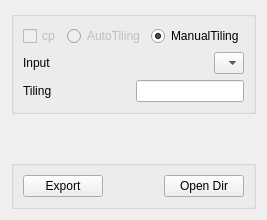
     <widget class="QWidget" name="tab_2">
      <attribute name="title">
       <string>Elevation</string>
      </attribute>
      <layout class="QVBoxLayout" name="verticalLayout_16">
       <item>
        <widget class="QGroupBox" name="ElevationGroupBox">
         <property name="sizePolicy">
          <sizepolicy hsizetype="Preferred" vsizetype="Maximum">
           <horstretch>0</horstretch>
           <verstretch>0</verstretch>
          </sizepolicy>
         </property>
         <property name="title">
          <string/>
         </property>
         <layout class="QGridLayout" name="gridLayout_30">
          <item row="1" column="2">
           <widget class="QLabel" name="InputElevlabel">
            <property name="text">
             <string>Input</string>
            </property>
           </widget>
          </item>
          <item row="2" column="2">
           <widget class="QLabel" name="Tilinglabel">
            <property name="text">
             <string>Tiling</string>
            </property>
           </widget>
          </item>
          <item row="1" column="3">
           <layout class="QHBoxLayout" name="horizontalLayout_12">
            <item>
             <spacer name="horizontalSpacer_5">
              <property name="orientation">
               <enum>Qt::Horizontal</enum>
              </property>
              <property name="sizeHint" stdset="0">
               <size>
                <width>40</width>
                <height>20</height>
               </size>
              </property>
             </spacer>
            </item>
            <item>
             <widget class="QComboBox" name="InputRaster">
              <item>
               <property name="text">
                <string/>
               </property>
              </item>
             </widget>
            </item>
           </layout>
          </item>
          <item row="2" column="3">
           <layout class="QHBoxLayout" name="horizontalLayout_13">
            <item>
             <spacer name="horizontalSpacer_6">
              <property name="orientation">
               <enum>Qt::Horizontal</enum>
              </property>
              <property name="sizeHint" stdset="0">
               <size>
                <width>40</width>
                <height>20</height>
               </size>
              </property>
             </spacer>
            </item>
            <item>
             <widget class="QLineEdit" name="Tile"/>
            </item>
           </layout>
          </item>
          <item row="0" column="3">
           <layout class="QHBoxLayout" name="horizontalLayout_7">
            <item>
             <widget class="QRadioButton" name="Autotiling">
              <property name="enabled">
               <bool>false</bool>
              </property>
              <property name="text">
               <string>AutoTiling</string>
              </property>
             </widget>
            </item>
            <item>
             <widget class="QRadioButton" name="ManualTiling">
              <property name="text">
               <string>ManualTiling</string>
              </property>
              <property name="checked">
               <bool>true</bool>
              </property>
             </widget>
            </item>
           </layout>
          </item>
          <item row="0" column="2">
           <widget class="QCheckBox" name="CopyElev">
            <property name="enabled">
             <bool>false</bool>
            </property>
            <property name="text">
             <string>cp</string>
            </property>
           </widget>
          </item>
         </layout>
        </widget>
       </item>
       <item>
        <spacer name="verticalSpacer">
         <property name="orientation">
          <enum>Qt::Vertical</enum>
         </property>
         <property name="sizeHint" stdset="0">
          <size>
           <width>20</width>
           <height>40</height>
          </size>
         </property>
        </spacer>
       </item>
       <item>
        <widget class="QGroupBox" name="groupBox_5">
         <property name="title">
          <string/>
         </property>
         <layout class="QVBoxLayout" name="verticalLayout_5">
          <item>
           <layout class="QHBoxLayout" name="horizontalLayout_5">
            <item>
             <widget class="QPushButton" name="ExportElev">
              <property name="text">
               <string>Export</string>
              </property>
             </widget>
            </item>
            <item>
             <spacer name="horizontalSpacer_3">
              <property name="orientation">
               <enum>Qt::Horizontal</enum>
              </property>
              <property name="sizeHint" stdset="0">
               <size>
                <width>40</width>
                <height>20</height>
               </size>
              </property>
             </spacer>
            </item>
            <item>
             <widget class="QPushButton" name="elevdir">
              <property name="enabled">
               <bool>true</bool>
              </property>
              <property name="text">
               <string>Open Dir</string>
              </property>
             </widget>
            </item>
           </layout>
          </item>
         </layout>
        </widget>
       </item>
      </layout>
     </widget>
